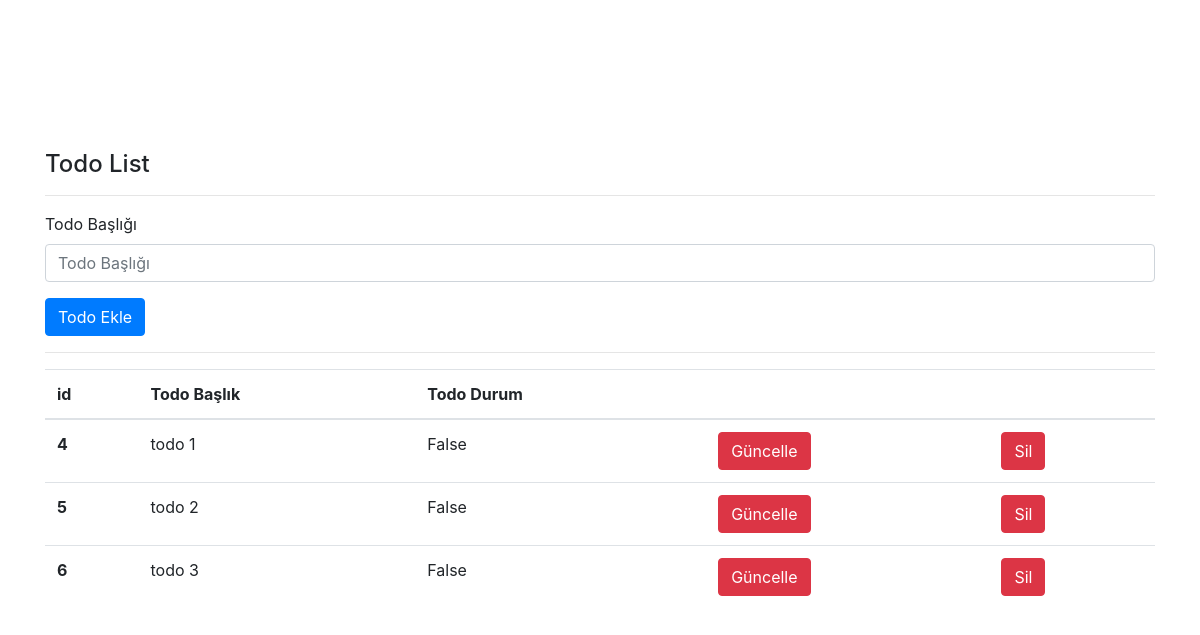
Before: / with the older database file.
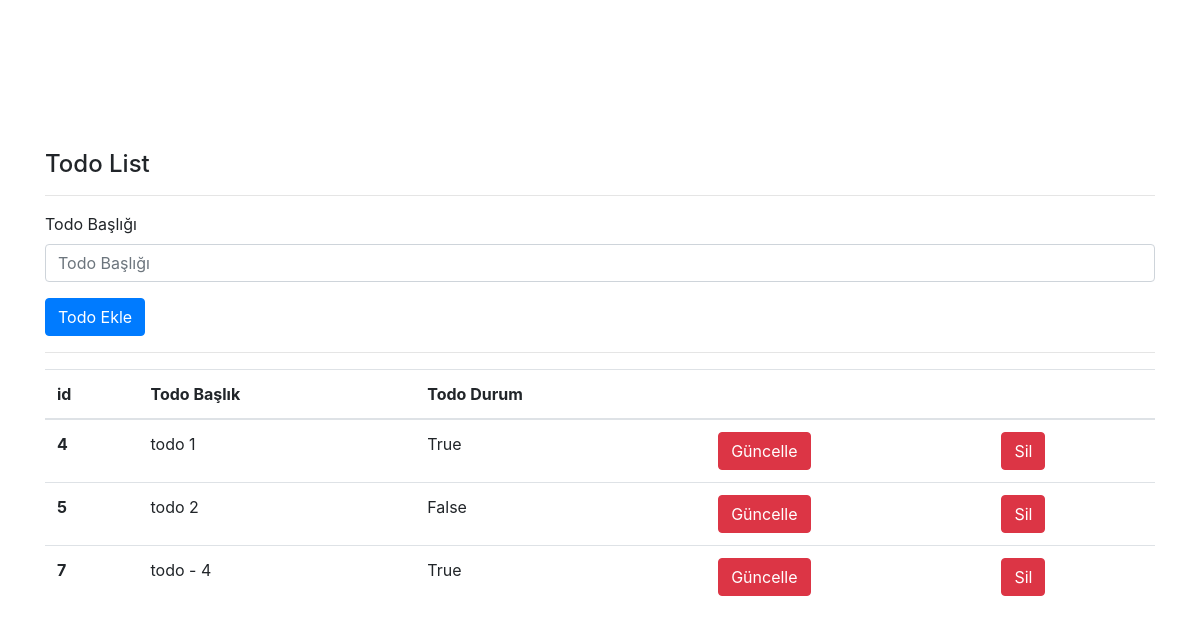
After: the same page with the newer database file.
### todo/models.py (models this page shows, shortened)
class Todo(models.Model):
    title = models.CharField(max_length=50, verbose_name="Başlık")
    completed = models.BooleanField(verbose_name="Durum")

### todo/views.py (the view)
# urls.py: path('', views.index),
def index(request):
    todos = Todo.objects.all()
    return render(request, "index.html", {"todos": todos})

### templates/index.html (shortened to what this page needs)
<!DOCTYPE html>
<html lang="en">
  <head>
    <link
      rel="stylesheet"
      href="https://maxcdn.bootstrapcdn.com/bootstrap/4.0.0/css/bootstrap.min.css"
    />
  </head>
  <body>
    <div style="margin-top: 150px" class="container">
      <h4>Todo List</h4>
      <hr />
      <form action="addTodo" method="post">
        <div class="form-group">
          <label for="exampleInputEmail1">Todo Başlığı</label>
          <input
            type="text"
            name="title"
            id="formGroupExampleInput"
            class="form-control"
            placeholder="Todo Başlığı"
          />
        </div>
        <button type="submit" class="btn btn-primary">Todo Ekle</button>
      </form>
      <hr />
      {% if todos %}
      <table class="table">
        <thead>
          <tr>
            <th scope="col">id</th>
            <th scope="col">Todo Başlık</th>
            <th scope="col">Todo Durum</th>
            <th scope="col"></th>
            <th scope="col"></th>
          </tr>
        </thead>
        <tbody>
          {% for todo in todos %}
          <tr>
            <th scope="row">{{todo.id}}</th>
            <td>{{todo.title}}</td>
            <td>{{todo.completed}}</td>
            <td>
              <a href="/update/{{todo.id}}" class="btn btn-danger">Güncelle</a>
            </td>
            <td>
              <a href="/delete/{{todo.id}}" class="btn btn-danger">Sil</a>
            </td>
          </tr>
          {% endfor %}
        </tbody>
      </table>
      {% else %}
      <div class="alert alert-danger">Herhangi bir todonuz bulunmuyor.</div>
      {% endif %}
    </div>
  </body>
</html>

Changed rows visible on the page:
removed Todo: id "6", title "todo 3", completed "False"
changed Todo "todo 1": completed "False" → "True"
added Todo: id "7", title "todo - 4", completed "True"
